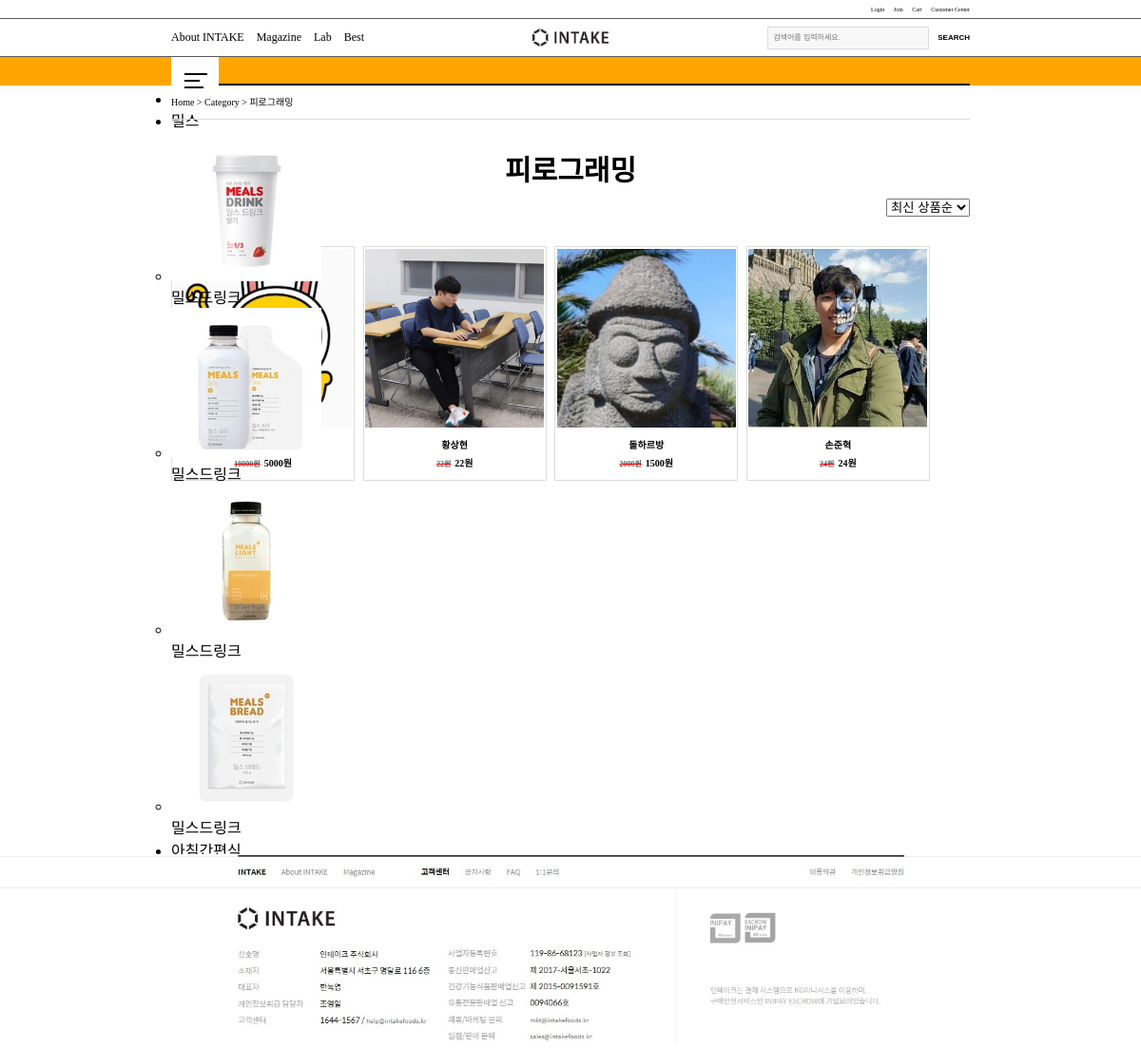
The app's page /main/category/2 with its own data.
### main_app/models.py (models this page shows, shortened)
class Category(models.Model):
    category_name = models.CharField(max_length=20, verbose_name='카테고리명',)
    def __str__(self):
        return self.category_name

class Product(models.Model):
    product_name = models.CharField(max_length=20, verbose_name='상품명',)
    category = models.ForeignKey(Category, blank=True, on_delete=models.CASCADE, verbose_name='카테고리')
    product_image = models.ImageField(verbose_name='상품 사진',)
    product_price_before = models.IntegerField(verbose_name='정가',)
    product_price = models.IntegerField(verbose_name='가격',)
    product_register = models.DateTimeField(auto_now_add=True, verbose_name='상품 등록일')
    product_detail = models.TextField(verbose_name='상품 설명')
    class Meta:
        ordering = ['-id']

### main_app/views.py (the view)
# urls.py: path('category', views.category_main, name="category_main"),
def category(request, pk):   # 여기서 pk는 category의 pk
    if "search" in request.GET:
        search_term = request.GET["search"]
        if search_term:
            searched_products = Product.objects.filter(
                Q(product_name__icontains=search_term) |
                Q(product_price__icontains=search_term) |
                Q(category__category_name__icontains=search_term)
            ).distinct()
        ctx = {
            'products': searched_products,
            'search_term': search_term,
        }
        return render(request, 'main_app/category.html', ctx)
    else:
        products = Product.objects.filter(category__pk=pk)
        category = products[0].category
        sort_option = "최신 상품순"
        if "sort" in request.GET:
            sort_option = request.GET["sort"]
            if sort_option == "최신 상품순":
                sorted_products = products
            elif sort_option == "댓글 수":
                sorted_products = sorted(products, key=lambda x: x.comment_set.count(), reverse=True)
            elif sort_option == "상품평순":
                sorted_products = sorted(products,
                                         key=lambda x: x.comment_set.all().aggregate(Avg('star'))['star__avg'],
                                         reverse=True)                # aggregate로 필드 내 요소들에 접근 가능!
            elif sort_option == "낮은 가격순":
                sorted_products = sorted(products, key=lambda x: x.product_price)
            elif sort_option == "높은 가격순":
                sorted_products = sorted(products, key=lambda x: x.product_price, reverse=True)
            ctx = {
                'products': sorted_products,
                'sort_option': sort_option,
                'category': category,
            }
            return render(request, 'main_app/category.html', ctx)
        else:
            ctx = {
                'products': products,
                'sort_option': sort_option,
                'category': category,
            }
            return render(request, 'main_app/category.html', ctx)

### main_app/templates/main_app/category.html (shortened to what this page needs)
{% extends "base.html" %}
{% block content %}
  {% load static %}
  <link rel="stylesheet" type="text/css" href="{% static 'main_app/css/category.css' %}">
  {% if category %}
  <div class="relation_bar">
    <div>
      <span><a href="{% url "main_app:main_page" %}">Home</a></span>
      <span>  >  </span>
      <span><a href="{% url "main_app:category_main" %}">Category</a></span>
      <span>  >  </span>
      <span><a href="#">{{ category }}</a></span>
    </div>
  </div>
  {% endif %}
  <div class="category_title">
    {% if category %}
      <div><b>{{ category }}</b></div>
      <div>
        <form action="" method="GET">
          <select name="sort" id="option" onchange="this.form.submit()">
            <option value="최신 상품순">최신 상품순</option>
          </select>
        </form>
      </div>
    {% else %}
      <div style="margin-top: 50px"><b style="color: orange">"{{ search_term }}"</b>의 검색 결과</div><div></div>
    {% endif %}
  </div>
    <div class="products">
      {% for product in products %}
        <a href="{% url "main_app:product" pk=product.pk %}">
          <div class="product">
            <div>
              <img src="{{ product.product_image.url }}">
            </div>
            <div>
              <div class="product_detail_contents">
              <p>{{ product.product_name }}</p>
              <span class="x">{{ product.product_price_before }}원</span><span>{{ product.product_price }}원</span>
              </div>
            </div>
          </div>
        </a>
      {% endfor %}
    </div>
{% endblock %}

### INTAKE/static/css/base.css (style rules this page uses)
*, html { box-sizing: border-box; margin:0; padding:0; }
a { text-decoration: none; color: #000; }

### main_app/static/main_app/css/category.css (style rules this page uses)
*, html { box-sizing: border-box; margin:0; padding:0; }
a { text-decoration: none; color: #000; }
.relation_bar { height: 35px; padding: 0 15%; margin-bottom: 30px; }
.relation_bar > div { display: inline-block; line-height: 35px; vertical-align: middle; font-size: 10px; color: black; width: 100%; border-bottom: #DCDCDC .1px solid; }
.relation_bar div a { text-decoration: none; color: black; }
.category_title { text-align: center; padding: 0 15%; margin-bottom: 60px; }
.category_title > div:first-child { font-size: 30px; }
.category_title > div:last-child { margin-top: 10px; float: right; }
.products { padding: 0 15%; margin-bottom: 700px; }
.product { float: left; width: 23%; padding: 1px; border: #DCDCDC .1px solid; }
.product:nth-child(-n+3) { margin-right: 1%; }
.product img { width: 100%; padding: 0.5px; }
.product_detail_contents { width: 100%; color: black; font-weight: bold; font-size: 10px; text-align: center; padding: 6px 0 10px 0; }
.product_detail_contents p { margin-bottom: 4px; }
.x { font-size: 8px; color: #58595B; margin-right: 4px; text-decoration: red; text-decoration-line: line-through; }

### records on screen
Category: category_name "피로그래밍"
Product: product_price_before "10000", product_price "5000"
Product: product_image (picture), product_name "황상현", product_price_before "22", product_price "22"
Product: product_image (picture), product_name "돌하르방", product_price_before "2000", product_price "1500"
Product: product_image (picture), product_name "손준혁", product_price_before "24", product_price "24"
